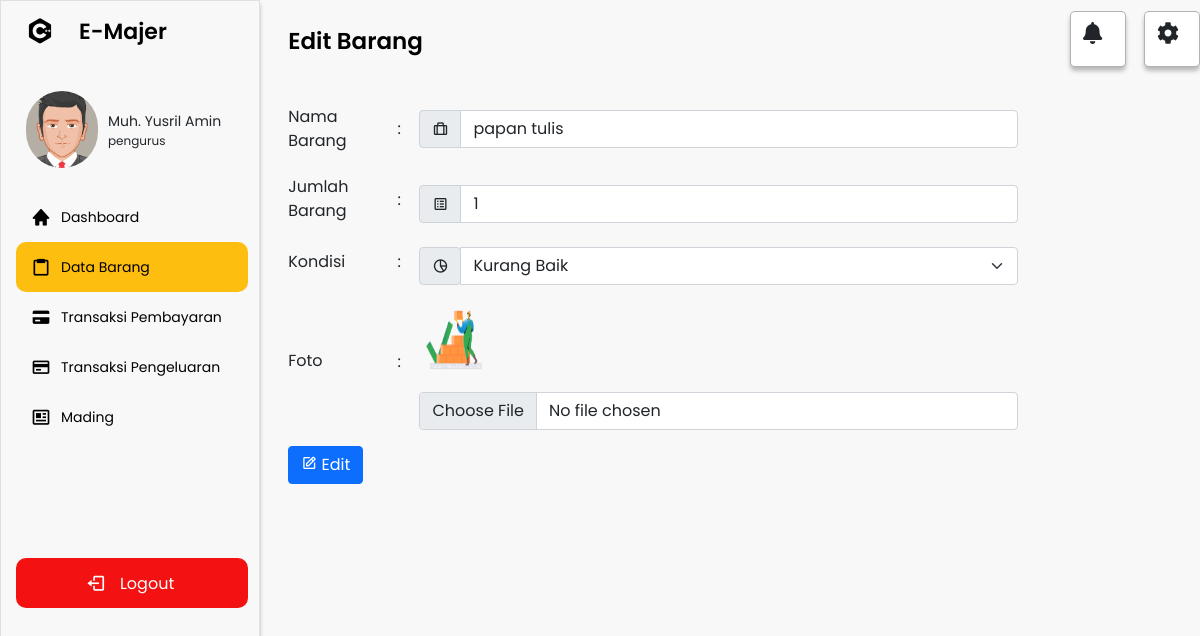
Screenshot of /navbar.php?p=barang-edit&id=B-58248 (signed in) with the database file from the repository.
### tables this page shows
CREATE TABLE `akun` (
  `id_akun` varchar(15) NOT NULL,
  `nama` varchar(50) NOT NULL,
  `email` varchar(50) NOT NULL,
  `username` varchar(50) NOT NULL,
  `password` varchar(50) NOT NULL,
  `id_kelas` varchar(15) NOT NULL,
  `id_level` int(11) NOT NULL,
  `saldo` varchar(25) NOT NULL
);

CREATE TABLE `level` (
  `id_level` int(11) NOT NULL,
  `nama_level` varchar(50) NOT NULL
);

CREATE TABLE `barang` (
  `id_barang` varchar(15) NOT NULL,
  `Nama_barang` varchar(25) NOT NULL,
  `jumlah_barang` varchar(11) NOT NULL,
  `id_kelas` varchar(15) NOT NULL,
  `kondisi` int(11) NOT NULL,
  `foto` varchar(25) NOT NULL
);

### pages/barang-edit.php (the view, shortened to what this page needs)
<?php
$id = $_GET['id'];
$query = mysqli_query($koneksi, "SELECT * FROM barang WHERE id_barang ='$id'");
$data = mysqli_fetch_array($query);
if (empty($data['foto']) or ($data['foto'] == '-')) {
    $foto = "barang.jpg";
} else {
    $foto = $data['foto'];
}
?>
<section class="home-section">
    <div class="home-content">
        <span class="text">Edit Barang</span>
        <div class="notif">
            <i class="fas fa-bell n"></i>
        </div>
        <div class="setting">
            <i class="fas fa-cog s"></i>
        </div>
    </div>
    <div class="content">
        <table width="80%">
            <form action="proses/barang-edit-proses.php" method="POST" class="row g-3 needs-validation" enctype="multipart/form-data" onsubmit="return tambah();">
                <tr>
                    <td style="width:15%; padding-top:1%"><label for="validationServer01" class="form-label ">Nama Barang</label></td>
                    <td style="width: 3%;">:</td>
                    <td>
                        <div class="input-group has-validation">
                            <span class="input-group-text" id="inputGroupPrepend"><i class='bx bx-briefcase-alt'></i></span>
                            <input type="text" class="form-control" id="nama_barang" n aria-describedby="inputGroupPrepend" placeholder="Nama Barang" name="nama_barang" value="<?= $data['Nama_barang'] ?>">
                        </div>
                    </td>
                </tr>
                <tr>
                    <td style="padding-top: 2%;"><label for="validationServer01" class="form-label ">Jumlah Barang</label></td>
                    <td style="padding-top: 1%;">:</td>
                    <td>
                        <div class="input-group has-validation mt-3">
                            <span class="input-group-text" id="inputGroupPrepend"><i class='bx bx-spreadsheet'></i></span>
                            <input type="text" class="form-control" id="jumlah_barang" aria-describedby="inputGroupPrepend" placeholder="Jumlah Barang" name="jumlah_barang" value="<?= $data['jumlah_barang'] ?>">
                        </div>
                    </td>
                </tr>
                <tr>
                    <td style="padding-top: 2%;"><label for="validationServer01" class="form-label ">Kondisi</label></td>
                    <td style="padding-top: 1%;">:</td>
                    <td>
                        <div class="input-group has-validation mt-3">
                            <span class="input-group-text" id="inputGroupPrepend"><i class='bx bx-pie-chart-alt-2'></i></span>
                            <select class="form-select" id="kondisi" name="kondisi">
                                <?php
                                if ($data['kondisi'] == 1) {
                                    echo "<option value='0'>-- Kondisi --</option>";
                                    echo "<option value='1' selected>Baik</option>";
                                    echo "<option value='2'>Kurang Baik</option>";
                                    echo "<option value='3'>Rusak</option>";
                                } else if ($data['kondisi'] == 2) {
                                    echo "<option value='2' selected>Kurang Baik</option>";
                                } else if ($data['kondisi'] == 3) {
                                    echo "<option value='0'>-- Kondisi --</option>";
                                    echo "<option value='1'>Baik</option>";
                                    echo "<option value='2'>Kurang Baik</option>";
                                    echo "<option value='3' selected >Rusak</option>";
                                }
                                ?>
                            </select>
                        </div>
                    </td>
                </tr>
                <tr>
                    <td style="padding-top: 2%;"><label for="validationServer01" class="form-label ">Foto</label></td>
                    <td style="padding-top: 1%;">:</td>
                    <td>
                        <img src="assets/gambar/<?php echo $foto; ?>" width=70px height=75px class="mt-3">
                        <div class="input-group has-validation mt-3">
                            <input type="file" class="form-control" name="foto" id="foto" aria-describedby="inputGroupPrepend">
                        </div>
                    </td>
                </tr>
                <tr>
                    <td>
                        <div class=" input-group has-validation mt-3">
                            <button type="submit" class="btn btn-primary" name="btn-edit"><i class='bx bx-edit'></i> Edit</button>
                        </div>
                    </td>
                </tr>
            </form>
        </table>
    </div>
</section>

### navbar.php (shortened to what this page needs)
<?php
include 'koneksi.php';
$id = $_SESSION['id_akun'];
$nama = $_SESSION['nama'];
$query = "SELECT * FROM akun INNER JOIN kelas ON akun.id_kelas = kelas.id_kelas INNER JOIN level ON akun.id_level = level.id_level WHERE akun.id_akun = '$id'";
$result = mysqli_query($koneksi, $query);
if (mysqli_num_rows($result) > 0) {
    while ($row = mysqli_fetch_array($result)) {
?>
        <!DOCTYPE html>
        <html lang="en">
        <head>
            <link rel="stylesheet" href="assets/css/kalender.css">
            <link rel="stylesheet" href="assets/css/style.css">
            <link href="https://cdn.jsdelivr.net/npm/bootstrap@5.0.2/dist/css/bootstrap.min.css" rel="stylesheet">
            <link href='https://unpkg.com/boxicons@2.0.7/css/boxicons.min.css' rel='stylesheet'>
            <link rel="stylesheet" href="https://cdnjs.cloudflare.com/ajax/libs/font-awesome/5.13.0/css/all.min.css">
        </head>
        <body>
            <div class="sidebar">
                <div class="logo-details">
                    <i class='bx bxl-c-plus-plus'></i>
                    <span class="logo_name">E-Majer</span>
                </div>
                <div class="profil-box">
                    <img src="assets/gambar/avatar53.png" alt="">
                    <div class="profil-name">
                        <p class="nama"><?= $nama ?></p>
                        <p class="level"><?= $row['nama_level'] ?></p>
                    </div>
                </div>
                <ul class="nav-links">
                    <li>
                        <div class="li">
                            <a href="navbar.php?p=home">
                                <i class='bx bxs-home'></i>
                                <span class="link_name">Dashboard</span>
                            </a>
                        </div>
                    </li>
                    <li>
                        <div class="li">
                            <a href="navbar.php?p=barang">
                                <i class='bx bx-clipboard'></i>
                                <span class="link_name">Data Barang</span>
                            </a>
                        </div>
                    </li>
                    <li>
                        <div class="li">
                            <a href="navbar.php?p=pembayaran">
                                <i class='bx bxs-credit-card'></i>
                                <span class="link_name">Transaksi Pembayaran</span>
                            </a>
                        </div>
                    </li>
                    <li>
                        <div class="li">
                            <a href="navbar.php?p=pengeluaran">
                                <i class='bx bx-credit-card'></i>
                                <span class="link_name">Transaksi Pengeluaran</span>
                            </a>
                        </div>
                    </li>
                    <li>
                        <div class="li">
                            <a href="navbar.php?p=mading">
                                <i class='bx bx-news'></i>
                                <span class="link_name">Mading</span>
                            </a>
                        </div>
                    </li>
                    <li>
                        <div class="logout1">
                            <div class="logout">
                                <i class='bx bx-log-out'></i>
                                <span class="link_name">Logout</span>
                            </div>
                        </div>
                    </li>
                </ul>
            </div>
            <?php
            $pages_dir = 'pages';
            if (!empty($_GET['p'])) {
                $pages = scandir($pages_dir, 0);
                unset($pages[0], $pages[1]);
                $p = $_GET['p'];
                if (in_array($p . '.php', $pages)) {
                    include($pages_dir . '/' . $p . '.php');
                } else {
                    echo 'Halaman Tidak Ditemukan';
                }
            } else {
                include($pages_dir . '/home.php');
            }
            ?>
        </body>
        </html>
<?php }
} ?>

### assets/css/kalender.css (style rules this page uses)
form { margin:0px; padding:0px; font-family:Ebrima, Arial, Helvetica, sans-serif; ; color:#666; empty-cells:hide; }

### assets/css/style.css (style rules this page uses)
* { margin:0px; padding: 0px; font-family: 'Poppins', sans-serif; }
.sidebar { position: fixed; top: 0; left: 0; height: 100%; width: 260px; position: fixed; background: #F8F8F8; border: 1px solid rgba(170, 170, 170, 0.3); box-shadow: 0px 4px 4px rgba(0, 0, 0, 0.25); z-index: 100; transition: all 0.5s ease; }
.sidebar .logo-details { height: 60px; width: 100%; display: flex; align-items: center; }
.sidebar .logo-details i { font-size: 30px; color: #000000; height: 50px; min-width: 78px; text-align: center; line-height: 50px; }
.sidebar .profil-box { display: flex; padding-top: 30px; }
.sidebar .profil-box img { width: 4.5rem; height: 4.8rem; margin-right: 10px; margin-left: 25px; border-radius: 80px; }
.sidebar .profil-box .profil-name { padding-top: 20px; }
.sidebar .profil-box .profil-name .nama { font-size: 14px; font-family: 'Poppins', sans-serif; }
.sidebar .profil-box .profil-name .level { font-size: 12px; position: relative; font-family: 'Poppins', sans-serif; top: -1rem; }
.sidebar .logo-details .logo_name { font-size: 22px; color: #000000; font-weight: 600; transition: 0.3s ease; transition-delay: 0.1s; }
.sidebar .nav-links { height: 100%; padding: 10px 0 150px 0; overflow: auto; }
.sidebar .nav-links li { position: relative; list-style: none; transition: all 0.4s ease; }
.sidebar .nav-links .active { background: #FEBE10; width: 90%; margin-left: 15px; border-radius: 10px 10px 10px 10px; }
.sidebar .nav-links .logout1 { background: #F31111; color: #FFFFFF; width: 90%; margin-left: 15px; margin-top: 45%; border-radius: 10px 10px 10px 10px; }
.sidebar .nav-links .logout1 span { position: relative; top: -3px; }
.sidebar .nav-links .logout1 i { margin-left: 30%; color: #FFFFFF; }
.sidebar .nav-links .active a { position: relative; left: -15px; }
.sidebar .nav-links li i { height: 50px; margin-left: 30px; margin-right: 10px; text-align: center; line-height: 50px; color: #000000; font-size: 20px; cursor: pointer; transition: all 0.3s ease; }
.sidebar .nav-links li a { display: flex; align-items: center; text-decoration: none; }
.sidebar .nav-links li a .link_name { font-size: 14px; font-weight: 400; color: #000000; transition: all 0.4s ease; }
.home-section { position: relative; background: #f8f8f8; height: 100%; left: 260px; padding-bottom: 3px; width: calc(100% - 260px); transition: all 0.5s ease; }
.home-section .home-content { height: 60px; display: flex; align-items: center; }
.home-section .home-content .text { font-size: 23px; color: #000000; padding-top: 23px; font-weight: 600; padding-left: 3%; width: 87%; font-family: 'Poppins'; }
.home-section .setting { width: 7vh; height: 7vh; margin-left: 2%; margin-top: 2%; padding: 10px; padding-left: 12px; background: #FFFFFF; border: 1px solid rgba(0, 0, 0, 0.3); box-sizing: border-box; box-shadow: 0px 4px 4px rgba(0, 0, 0, 0.25); border-radius: 5px; }
.home-section .home-content .setting .s { font-size: 22px; }
.home-section .notif { width: 7vh; height: 7vh; margin-top: 2%; padding: 10px; padding-left: 12px; background: #FFFFFF; border: 1px solid rgba(0, 0, 0, 0.3); box-sizing: border-box; box-shadow: 0px 4px 4px rgba(0, 0, 0, 0.25); border-radius: 5px; }
.home-section .home-content .notif .n { font-size: 22px; }
.home-section .content { width: 100%; height: 88vh; padding-left: 3%; padding-top: 4%; }

### rows the page displays
akun: id_level.nama_level "pengurus", nama_barang "papan tulis", jumlah_barang "1", kondisi "Kurang Baik", barang.foto (picture)
